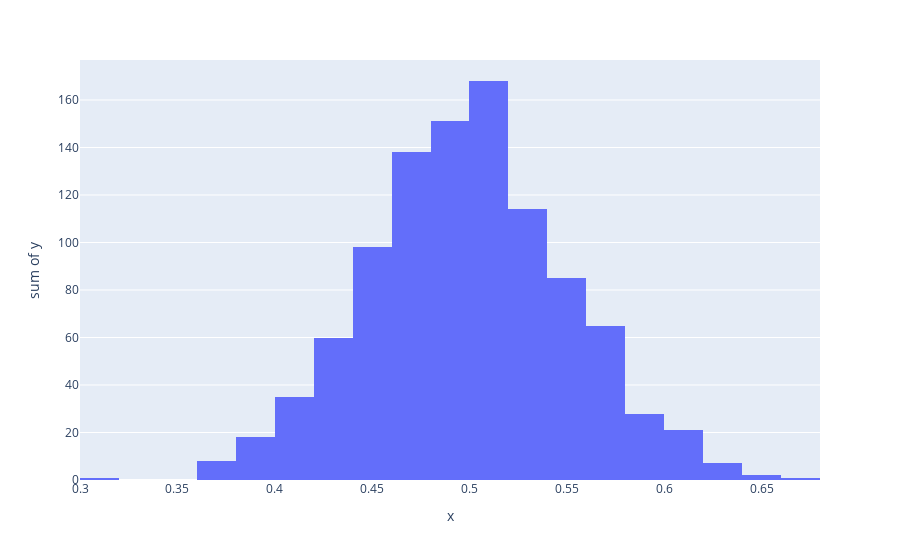

The notebook cell this image was saved under:
### Markdown cell above
<h4>Inferential Statistics</h4>
<h5>The Central Limit Theorem</h5>
<p>
    The Central Limit Theorem states that the sum of a large number of independent random variables has a distribution that is approximately normal.
</p>
<ul>
    <li>It provides a simple method for computing approximate probabilities for sums of independent random variables.</li>
    <li>Explains the remarkable fact that the empirical frequencies of so many natural populations exhibit bell-shaped (that is normal) curves.</li>
</ul>

### Code cell
# Example
import random
import plotly.express as px
sample_size = 31
sample_count = 1000
# central limit theorem, 1000 samples each with 31 random numbers between 0.0 and 1.0
x_values = [(sum([random.uniform(0.0, 1.0) for i in range(sample_size)])/sample_size) for _ in range(sample_count)]
y_values = [1 for _ in range(sample_count)]
px.histogram(x=x_values, y=y_values, nbins=20).show();

### Figure 1 — Plotly figure (JSON) as saved in the notebook; plotly's stock layout.template omitted (floating-point values rounded to 4 significant figures; data arrays with more than 128 entries replaced by an {"elided": "..."} marker saying what was removed)
{"data": [{"alignmentgroup": "True", "bingroup": "x", "histfunc": "sum", "hovertemplate": "x=%{x}<br>sum of y=%{y}<extra></extra>", "legendgroup": "", "marker": {"color": "#636efa", "pattern": {"shape": ""}}, "name": "", "nbinsx": 20, "offsetgroup": "", "orientation": "v", "showlegend": false, "type": "histogram", "x": {"elided": "1000 float values"}, "xaxis": "x", "y": {"elided": "1000 int values"}, "yaxis": "y"}], "layout": {"autosize": true, "barmode": "relative", "legend": {"tracegroupgap": 0}, "margin": {"t": 60}, "xaxis": {"anchor": "y", "autorange": true, "domain": [0, 1], "range": [0.3, 0.68], "title": {"text": "x"}, "type": "linear"}, "yaxis": {"anchor": "x", "autorange": true, "domain": [0, 1], "range": [0, 176.8], "title": {"text": "sum of y"}, "type": "linear"}}}
